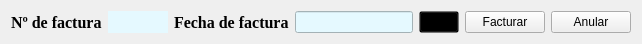
     <widget class="QWidget" name="layoutWidget">
      <property name="geometry">
       <rect>
        <x>20</x>
        <y>80</y>
        <width>642</width>
        <height>40</height>
       </rect>
      </property>
      <layout class="QHBoxLayout" name="horizontalLayout_10">
       <item>
        <widget class="QLabel" name="label_2">
         <property name="font">
          <font>
           <family>Times New Roman</family>
           <pointsize>12</pointsize>
           <weight>75</weight>
           <bold>true</bold>
          </font>
         </property>
         <property name="text">
          <string>Nº de factura</string>
         </property>
        </widget>
       </item>
       <item>
        <widget class="QLabel" name="lblCodFact">
         <property name="minimumSize">
          <size>
           <width>60</width>
           <height>20</height>
          </size>
         </property>
         <property name="maximumSize">
          <size>
           <width>16777215</width>
           <height>30</height>
          </size>
         </property>
         <property name="layoutDirection">
          <enum>Qt::RightToLeft</enum>
         </property>
         <property name="styleSheet">
          <string notr="true">background-color: rgb(229, 249, 255)</string>
         </property>
         <property name="text">
          <string/>
         </property>
         <property name="alignment">
          <set>Qt::AlignCenter</set>
         </property>
        </widget>
       </item>
       <item>
        <widget class="QLabel" name="label_4">
         <property name="font">
          <font>
           <family>Times New Roman</family>
           <pointsize>12</pointsize>
           <weight>75</weight>
           <bold>true</bold>
          </font>
         </property>
         <property name="text">
          <string>Fecha de factura</string>
         </property>
        </widget>
       </item>
       <item>
        <widget class="QLineEdit" name="editFechaFactura">
         <property name="styleSheet">
          <string notr="true">background-color: rgb(229, 249, 255)</string>
         </property>
         <property name="alignment">
          <set>Qt::AlignCenter</set>
         </property>
        </widget>
       </item>
       <item>
        <widget class="QPushButton" name="btnCalendarFactura">
         <property name="autoFillBackground">
          <bool>false</bool>
         </property>
         <property name="styleSheet">
          <string notr="true">background-color: rgba(0,0,0,0)</string>
         </property>
         <property name="text">
          <string/>
         </property>
         <property name="icon">
          <iconset>
           <normaloff>:/newPrefix/calendario.png</normaloff>:/newPrefix/calendario.png</iconset>
         </property>
         <property name="iconSize">
          <size>
           <width>50</width>
           <height>30</height>
          </size>
         </property>
        </widget>
       </item>
       <item>
        <widget class="QPushButton" name="btnFacturar">
         <property name="text">
          <string>Facturar</string>
         </property>
        </widget>
       </item>
       <item>
        <widget class="QPushButton" name="btnAnular">
         <property name="text">
          <string>Anular</string>
         </property>
        </widget>
       </item>
      </layout>
     </widget>
